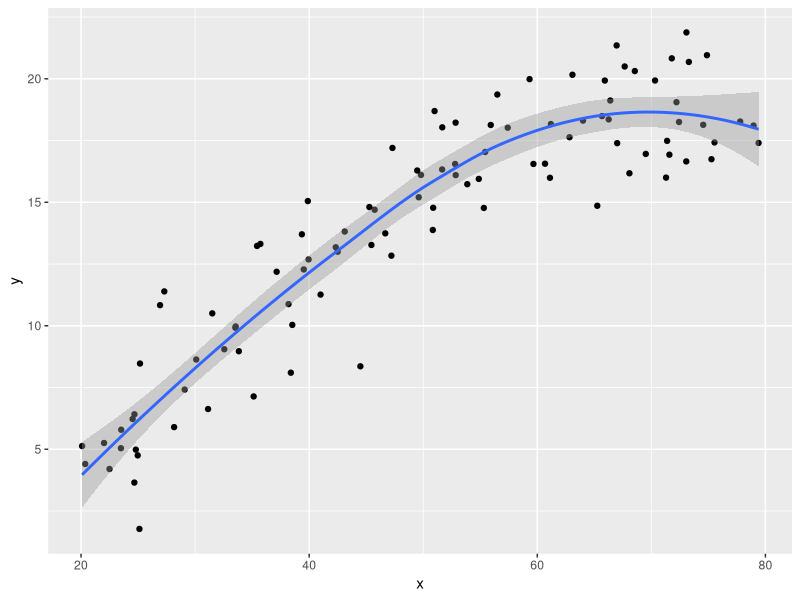

Source code (R):
## ---- chunk 1
require(ggplot2)
x <- runif(100, min = 20, max = 80)
y <- 3 + 0.25*x - 0.005*(x - 50)^2 + rnorm(100, sd = 2)
pl <- ggplot(data.frame(x, y), aes(x = x, y = y)) + geom_point() + geom_smooth()
print(pl)
